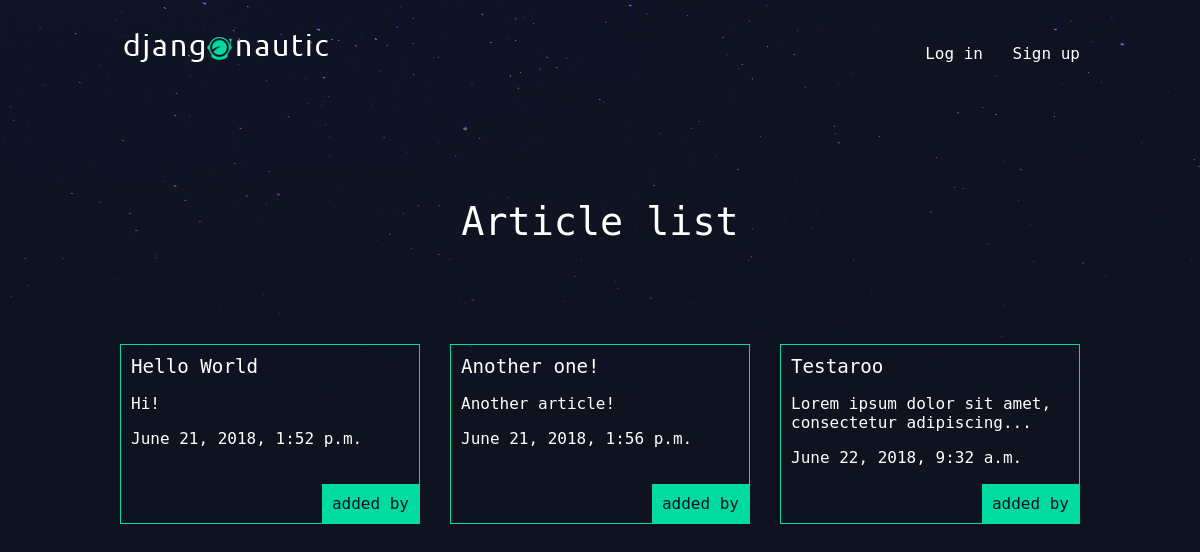
/articles/, run on an earlier commit of the app's database.
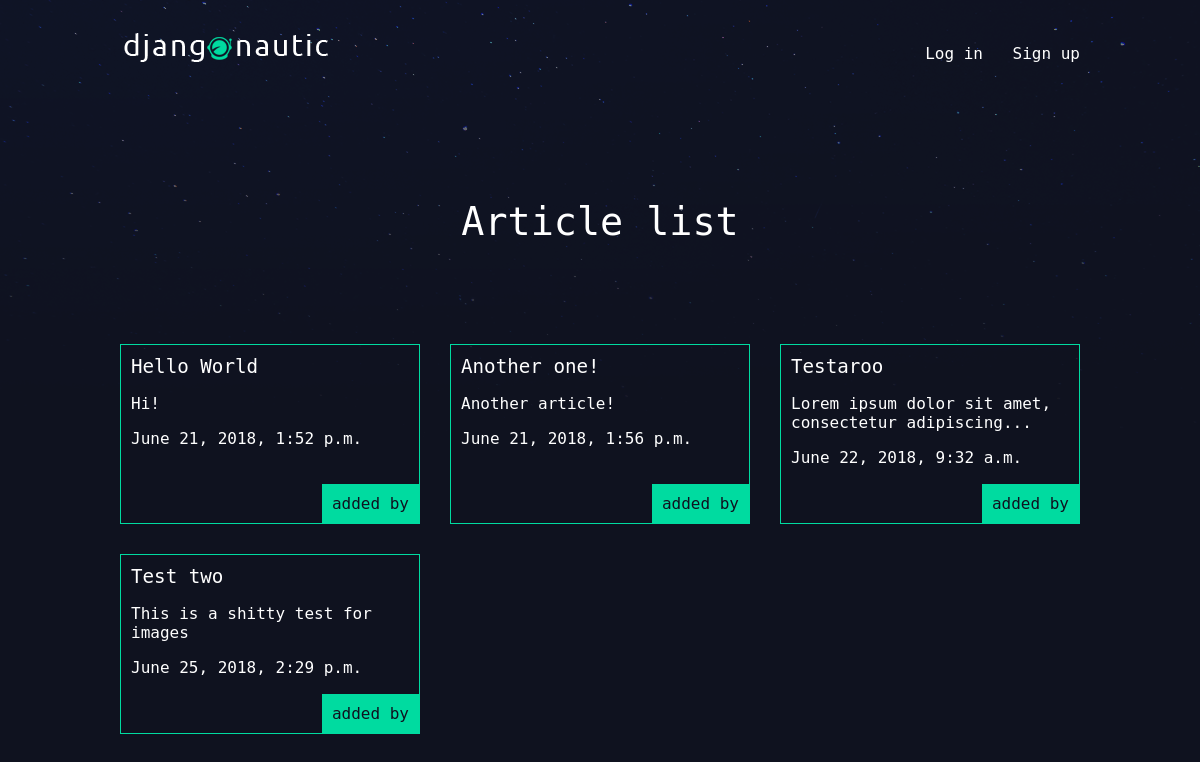
And on a later commit of the database.
### articles/models.py (models this page shows, shortened)
class Article(models.Model):
	title = models.CharField(max_length = 100)
	slug = models.SlugField()
	body = models.TextField()
	date = models.DateTimeField(auto_now_add = True)
	thumb = models.ImageField(default = 'default.png', blank = True)
	author = models.ForeignKey(User, on_delete=models.CASCADE, default=None)
	def snippet(self):
		if len(self.body) < 50:
			return self.body
		else:
			return self.body[:50] + "..."

### articles/views.py (the view)
# urls.py: path('', views.article_list, name='list'),
def article_list(request):
	articles = Article.objects.all().order_by("date")
	return render(request, "articles/article_list.html", {"articles": articles})

### articles/templates/articles/article_list.html
{% extends 'base_layout.html' %}
{% block content %}
<h1>Article list</h1>
<div class="articles">
	{% for article in articles %}
		<div class="article">
			<h2><a href="{% url 'articles:detail' slug=article.slug %}">{{ article.title }}</a></h2>
			<p>{{ article.snippet }}</p>
			<p>{{ article.date }}</p>
			<p class="author">added by {{ article.author.username }}</p>
		</div>
	{% endfor %}
</div>
{% endblock %}

### templates/base_layout.html (shortened to what this page needs)
{% load static from staticfiles %}
<!DOCTYPE html>
<html lang="en" dir="ltr">
  <head>
    <link rel="stylesheet" href="{% static 'styles.css' %}">
  </head>
  <body>
    <header class="wrapper">
      <h1><a href="{% url 'home' %}"><img src="{% static 'logo.png' %}" /></a></h1>
      <nav>
        <ul>
          {% if user.is_authenticated %}
          <li>
            <form class="logout-link" action="{% url 'accounts:logout' %}" method="post">
              {% csrf_token %}
              <button type="submit">Logout</button>
            </form>
          </li>
          <li><a href ="{% url 'articles:create' %}" class="highlight">New article</a></li>
          {% else %}
          <li><a href="{% url 'accounts:login' %}">Log in</a></li>
          <li><a href="{% url 'accounts:signup' %}">Sign up</a></li>
          {% endif %}
        </ul>
      </nav>
    </header>
      <div class="wrapper">
        {% block content %}
        {% endblock %}
    </div>
  </body>
</html>

### assets/styles.css (style rules this page uses)
body { background: #0f121f; background-image: url(/static/stars.png); background-repeat: no-repeat; color: #fff; }
body * { font-family: "DejaVu sans mono", monospace; }
h1, h2, h3, h4, h5 { font-weight: normal; margin: 0; }
a, a:hover, a:visited { color: #fff; text-decoration: none; }
.wrapper { width: 960px; margin: 0 auto; }
div.wrapper h1 { text-align: center; margin: 100px auto; font-size: 2.4em; }
header { display: grid; grid-template-columns: 1fr 1fr; padding: 20px 0; }
nav { justify-self: end; }
nav li { display: inline-block; margin-left: 20px; }
.articles { display: grid; grid-template-columns: 1fr 1fr 1fr; grid-gap: 30px; }
.article { padding: 10px; border: 1px solid #00dba0; position: relative; padding-bottom: 40px; }
.article h2 { font-size: 1.2em }
.article .author { padding: 10px; background: #00dba0; position: absolute; right: 0; bottom: 0; margin: 0; color: #0f121f; }

What changed in the data, as far as the page shows it:
added Article: title "Test two", snippet "This is a shitty test for images", date "June 25, 2018, 2:29 p.m."
